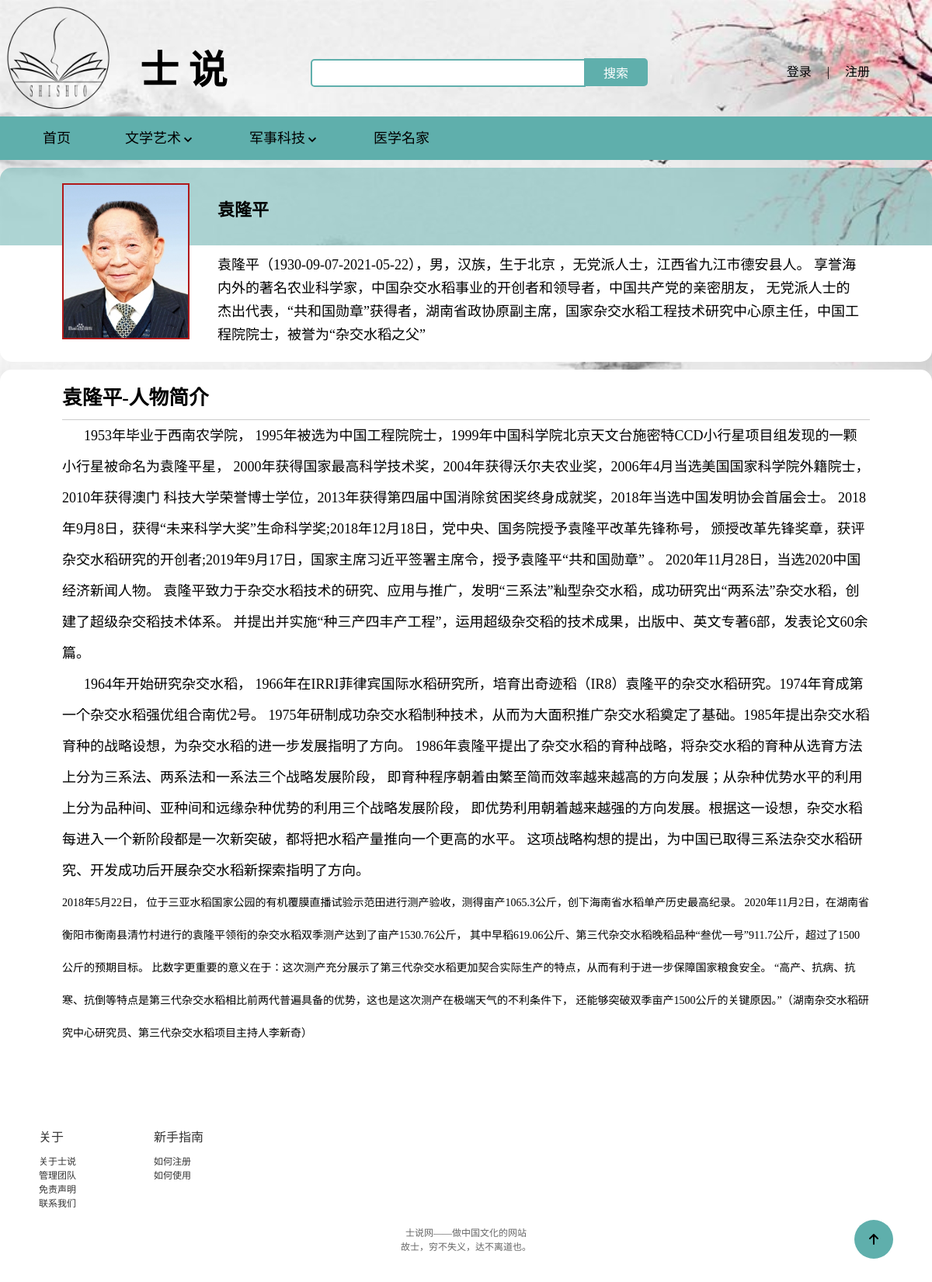
/shishuo/detail.php?Iname=袁隆平, run on the app's committed database.
### tables this page shows
CREATE TABLE `images`  (
  `id` int(80) NOT NULL AUTO_INCREMENT,
  `Iname` varchar(20) NULL DEFAULT NULL,
  `Iimage` varchar(80) NULL DEFAULT NULL,
  PRIMARY KEY (`id`) USING BTREE,
  INDEX `Iname`(`Iname`) USING BTREE,
  CONSTRAINT `imagess_ibfk_1` FOREIGN KEY (`Iname`) REFERENCES `intro` (`Iname`) ON DELETE RESTRICT ON UPDATE RESTRICT
);

CREATE TABLE `intro`  (
  `Iname` varchar(20) NOT NULL,
  `Iposition` varchar(20) NOT NULL,
  `Iwork` varchar(80) NOT NULL,
  `Iintro` longtext NOT NULL,
  `Icontent` longtext NOT NULL,
  PRIMARY KEY (`Iname`) USING BTREE
);

### shishuo/detail.php (the view, shortened to what this page needs)
<!DOCTYPE html>
<html lang="en">
<head>
    <link rel="stylesheet" href="./css/comm.css">
    <link rel="stylesheet" href="./css/base.css">
    <link rel="stylesheet" href="./css/detail.css">
</head>
<body>
    <?php
        include_once("conn.php");
    ?>
    <div class="to_top">
        <a href="#">
            <p><i></i></p>
        </a>
    </div>
    <div class="top">
        <div class="w nav">
            <div class="logo fl">
                <h1>
                    <a href="./index.php">士说</a>
                </h1>
            </div>
            <div class="biaoti">
                <h2>士&nbsp;说</h2>
            </div>
            <div class="fl search">
                <form action="./search.php" method="get">
                    <input type="text" class="text" name="search" id="">
                    <button class="btn" name="submit">搜索</button>
                </form>
            </div>
            <div class="fr login">
                <ul>
                    <?php
                        if(isset($_SESSION['islogin'])) {
                            ?>
                            <li>
                                <span>您好！<?php echo $_SESSION['username_l'];?></span>
                            </li>
                            <li>
                                |
                            </li>
                            <li>
                                <a href="./loginout.php">注销</a>
                            </li>
                            <?php
                            }else {
                                ?>
                                <li>
                                    <a href="./login.regist.php">登录</a>
                                </li>
                                <li>
                                    |
                                </li>
                                <li>
                                    <a href="./login.regist.php">注册</a>
                                </li>
                            <?php
                            }
                    ?>
                </ul>
            </div>
        </div>
    </div>
    <div class="bottom-nav">
        <div class="w">
            <div class="daohang">
                <ul>
                    <li><a href="./index.php">首页</a></li>
                    <li>
                        <div class="dropdown">
                            <div class="drop">文学艺术<i></i></div>
                        </div>
                    </li>
                    <li>
                        <div class="dropdown">
                            <div class="drop">军事科技<i></i></div>
                        </div>
                    </li>
                    <li><a href="./show.php?Iposition=医学名家">医学名家</a></li>
                </ul>
            </div>
        </div>
    </div>
    <div class="w introduce">
        <?php
            if(!empty($_GET['Iname'])){
                $Iname = $_GET['Iname'];
                $query = "SELECT intro.Iname,intro.Iintro,intro.Icontent,images.Iimage FROM `intro`,`images` WHERE intro.Iname=images.Iname AND intro.Iname='$Iname';";
                if($stmt = $mysqli -> prepare($query)){
                    $stmt -> execute();
                    $stmt -> bind_result($name,$intro,$content,$image);
                    while($stmt -> fetch()){
        ?>
         <div class="intro_nav">
            <img src="<?php echo $image?>" title="<?php echo $name;?>">
            <div class="intro_top">
                <h3><?php echo $name;?>
                </h3>
            </div>
            <div class="intro_bottom">
                <p>
                    <?php echo $intro;?>
                </p>
            </div>
        </div>
        <div class="content">
            <div class="content-hd">
                <h3><span><?php echo $name;?></span>-人物简介</h3>
            </div>
            <div class="content-bd">
                <?php echo $content;?>
            </div>
        </div>
        <?php
                    }
                }
            }
        ?>
    </div>
    <div class="footer">
        <div class="w">
            <div class="links">
                <dl>
                    <dt>关于</dt>
                    <dd>
                        <a href="javasrcipt:;">关于士说</a>
                    </dd>
                    <dd>
                        <a href="gltd.html">管理团队</a>
                    </dd>
                    <dd>
                        <a href="mzsm.html">免责声明</a>
                    </dd>
                    <dd>
                        <a href="lxwm.html">联系我们</a>
                    </dd>
                </dl>
                <dl>
                    <dt>新手指南</dt>
                    <dd>
                        <a href="rhzc.html">如何注册</a>
                    </dd>
                    <dd>
                        <a href="ruhsy.html">如何使用</a>
                    </dd>
                </dl>
            </div>
            <div class="copyright">
                <p>
                    士说网——做中国文化的网站<br> 故士，穷不失义，达不离道也。
                </p>
            </div>
        </div>
    </div>
</body>
</html>

### shishuo/css/comm.css (style rules this page uses)
body { background: url(../img/bj.jpg) no-repeat; background-size: 100%; background-attachment: fixed; }
.top { height: 150px; width: 100%; }
.nav { position: relative; height: 100%; }
.logo { height: 150px; width: 150px; }
.logo a { display: block; height: 150px; width: 150px; background: url(../img/logo.png) no-repeat; font-size: 0; background-size: 100%; }
.biaoti { position: absolute; top: 50%; left: 180px; height: 32px; }
.biaoti h2 { line-height: 32px; font-size: 50px; font-family: 'FZShuTi'; }
.search { position: absolute; top: 50%; left: 400px; height: 32px; }
.text { height: 32px; width: 340px; outline: none; border: 2px solid #5fafac; padding-left: 10px; color: #ccc; border-radius: 5px 0 0 5px; }
.btn { width: 82px; height: 36px; background-color: #5fafac; margin-left: -6px; border: 0; font-size: 16px; color: #fff; border-radius: 0 5px 5px 0; vertical-align: -2px; }
.login { position: absolute; top: 50%; right: 70px; }
.login li { float: left; height: 36px; line-height: 36px; padding: 0 10px; }
.login a { text-align: center; color: #000; font-size: 16px; }
.footer { height: 200px; padding-top: 30px; background-color: #fff; }
.links { margin-left: 50px; overflow: hidden; }
.links dl { float: left; margin-right: 100px; }
.links dt { height: 35px; font-size: 16px; color: #333; }
.links dd a { font-size: 12px; color: #333; }
.copyright { margin: 10px auto; }
.copyright p { font-size: 12px; color: #666; text-align: center; margin: 20px 0 15px 0; }
.bottom-nav { height: 56px; background-color: #5fafac; }
.daohang { margin-left: 30px; background-color: #fff; }
.daohang li { margin-right: 20px; float: left; height: 56px; padding: 0 25px; }
.daohang li a { display: block; width: 100%; font-size: 18px; color: #000; line-height: 56px; }
.daohang li i { font-family: 'icomoon'; vertical-align: -3.5px; }
.dropdown { position: relative; display: inline-block; transition: all 2s; }
.drop { color: #000; font-size: 18px; line-height: 56px; transition: all 0.75s; }
.to_top { position: fixed; display: inline-block; bottom: 30px; right: 50px; width: 50px; height: 50px; border-radius: 50%; background-color: #5fafac; z-index: 888; }
.to_top a { display: block; width: 100%; margin: 0 auto; }
.to_top p { text-align: center; }
.to_top i { font-family: 'icomoon'; line-height: 50px; }

### shishuo/css/base.css (style rules this page uses)
* { margin: 0; padding: 0; }
a { color: #000; text-decoration: none; }
li { list-style: none; }
.w { width: 1200px; margin: 0 auto; }
.fr { float: right; }
.fl { float: left; }
img { border: 0; vertical-align: middle; }
i, em { font-style: normal; }

### shishuo/css/detail.css (style rules this page uses)
.introduce { margin-top: 10px; margin-bottom: 50px; }
.intro_nav { position: relative; }
.intro_nav img { position: absolute; left: 80px; top: 20px; width: 160px; border: 2px solid #b1191a; }
.intro_nav .intro_bottom, .intro_nav .intro_top { overflow: hidden; width: 100%; }
.intro_nav .intro_top { height: 100px; background-color: #5fafac7e; border-radius: 15px 15px 0 0; }
.intro_nav .intro_bottom { background-color: #fff; border-radius: 0 0 15px 15px; }
.intro_nav .intro_top h3 { height: 40px; padding: 10px; width: 830px; float: right; margin-top: 25px; font-size: 22px; line-height: 40px; margin-right: 80px; }
.intro_nav .intro_bottom p { overflow: hidden; min-height: 130px; padding: 10px; width: 830px; float: right; font-size: 18px; line-height: 30px; margin-right: 80px; }
.content { margin-top: 10px; padding: 10px 80px 10px 80px; border-radius: 15px; background-color: #fff; }
.content-hd { height: 54px; line-height: 54px; font-size: 22px; border-bottom: 1px solid #ccc; }
.content-bd { line-height: 40px; margin-bottom: 10px; font-size: 18px; }

### data on the page
images: Iimage (picture), Iname.Iname "袁隆平", Iname.Iintro "袁隆平（1930-09-07-2021-05-22），男，汉族，生于北京 ，无党派人士，江西省九江市德安县人。 享誉海内外的著名农业科学家，中国杂交水稻事业的开创者和领导者，中国共产党的亲密朋友， 无党派人士的杰出代表，“共和国勋章”获得者，湖南省政协原副主席，国家杂交水稻工程技术研究中心原主任，中国工程院院士，被誉为“杂交水稻之父”", Iname.Icontent "1953 年毕业于西南农学院， 1995 年被选为中国工程院院士， 1999 年中国科学院北京天文台施密特 CCD 小行星项目组发现的一颗小行星被命名为袁隆平星， 2000 年获得国家最高科学技术奖， 2004 年获得沃尔夫农业奖， 2006 年 4 月当选美国国家科学院外籍院士， 2010 年获得澳门 科技大学荣誉博士学位， 2013 年获得第四届中国消除贫困奖终身成就奖， 2018 年当选中国发明协会首届会士。 2018 年 9 月 8 日，获得 “ 未来科学大奖 ” 生命科学奖 ;2018 年 12 月 18 日，党中央、国务院授予袁隆平改革先锋称号， 颁授改革先锋奖章，获评杂交水稻研究的开创者 ;2019 年 9 月 17 日，国家主席习近平签署主席令，授予袁隆平 “ 共和国勋章 ” 。 2020 年 11 月 28 日，当选 2020 中国经济新闻人物。 袁隆平致力于杂交水稻技术的研究、应用与推广，发明 “ 三系法 ” 籼型杂交水稻，成功研究出 “ 两系法 ” 杂交水稻，创建了超级杂交稻技术体系。 并提出并实施 “ 种三产四丰产工程 ” ，运用超级杂交稻的技术成果，出版中、英文专著 6 部，发表论文 60 余篇。 1964 年开始研究杂交水稻， 1966 年在 IRRI 菲律宾国际水稻研究所，培育出奇迹稻（ IR8 ）袁隆平的杂交水稻研究。 1974 年育成第一个杂交水稻强优组合南优 2 号。 1975 年研制成功杂交水稻制种技术，从而为大面积推广杂交水稻奠定了基础。 1985 年提出杂交水稻育种的战略设想，为杂交水稻的进一步发展指明了方向。 1986…"
